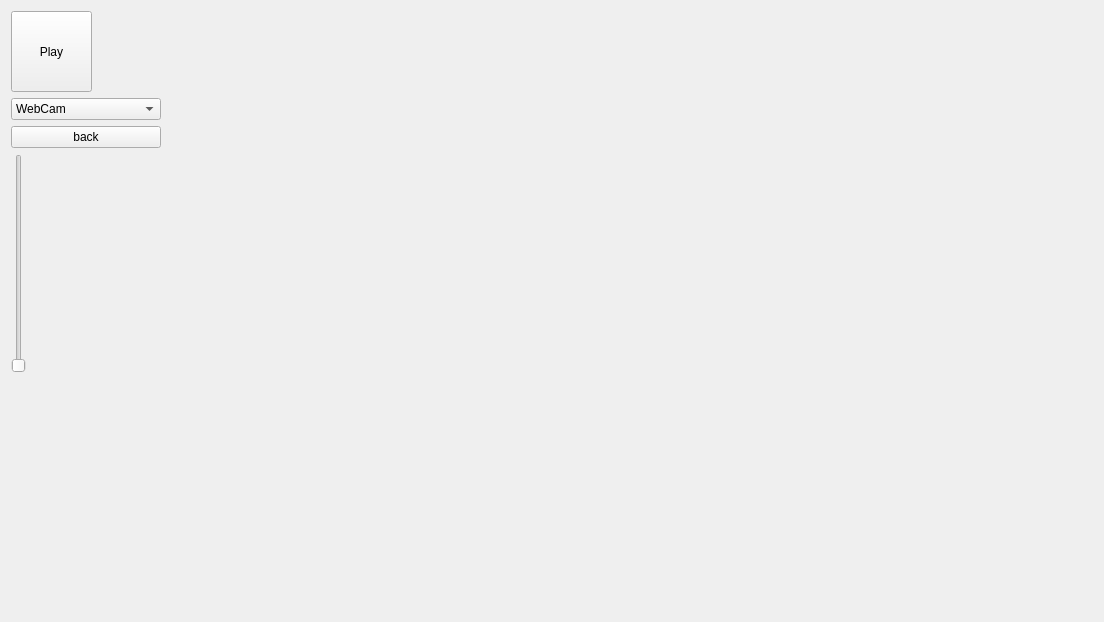
<?xml version="1.0" encoding="UTF-8"?>
<ui version="4.0">
 <class>Widget</class>
 <widget class="QWidget" name="Widget">
  <property name="geometry">
   <rect>
    <x>0</x>
    <y>0</y>
    <width>1104</width>
    <height>622</height>
   </rect>
  </property>
  <property name="windowTitle">
   <string>Widget</string>
  </property>
  <layout class="QVBoxLayout" name="verticalLayout_2">
   <item>
    <layout class="QHBoxLayout" name="horizontalLayout">
     <item>
      <layout class="QVBoxLayout" name="verticalLayout">
       <item>
        <widget class="QPushButton" name="play_pushButton">
         <property name="minimumSize">
          <size>
           <width>81</width>
           <height>81</height>
          </size>
         </property>
         <property name="maximumSize">
          <size>
           <width>81</width>
           <height>81</height>
          </size>
         </property>
         <property name="baseSize">
          <size>
           <width>0</width>
           <height>0</height>
          </size>
         </property>
         <property name="text">
          <string>Play</string>
         </property>
        </widget>
       </item>
       <item>
        <widget class="QComboBox" name="CameraOption">
         <item>
          <property name="text">
           <string>WebCam</string>
          </property>
         </item>
         <item>
          <property name="text">
           <string>USBCamera</string>
          </property>
         </item>
        </widget>
       </item>
       <item>
        <widget class="QPushButton" name="back_pushButton">
         <property name="text">
          <string>back</string>
         </property>
        </widget>
       </item>
       <item>
        <widget class="QSlider" name="frameRateSlider">
         <property name="minimum">
          <number>0</number>
         </property>
         <property name="orientation">
          <enum>Qt::Vertical</enum>
         </property>
        </widget>
       </item>
       <item>
        <spacer name="verticalSpacer">
         <property name="orientation">
          <enum>Qt::Vertical</enum>
         </property>
         <property name="sizeHint" stdset="0">
          <size>
           <width>20</width>
           <height>40</height>
          </size>
         </property>
        </spacer>
       </item>
       <item>
        <widget class="QLabel" name="frameRate_label">
         <property name="maximumSize">
          <size>
           <width>150</width>
           <height>150</height>
          </size>
         </property>
         <property name="text">
          <string/>
         </property>
        </widget>
       </item>
      </layout>
     </item>
     <item>
      <widget class="QWidget" name="videoWidgetHolder" native="true"/>
     </item>
    </layout>
   </item>
  </layout>
 </widget>
 <layoutdefault spacing="6" margin="11"/>
 <resources/>
 <connections/>
</ui>
